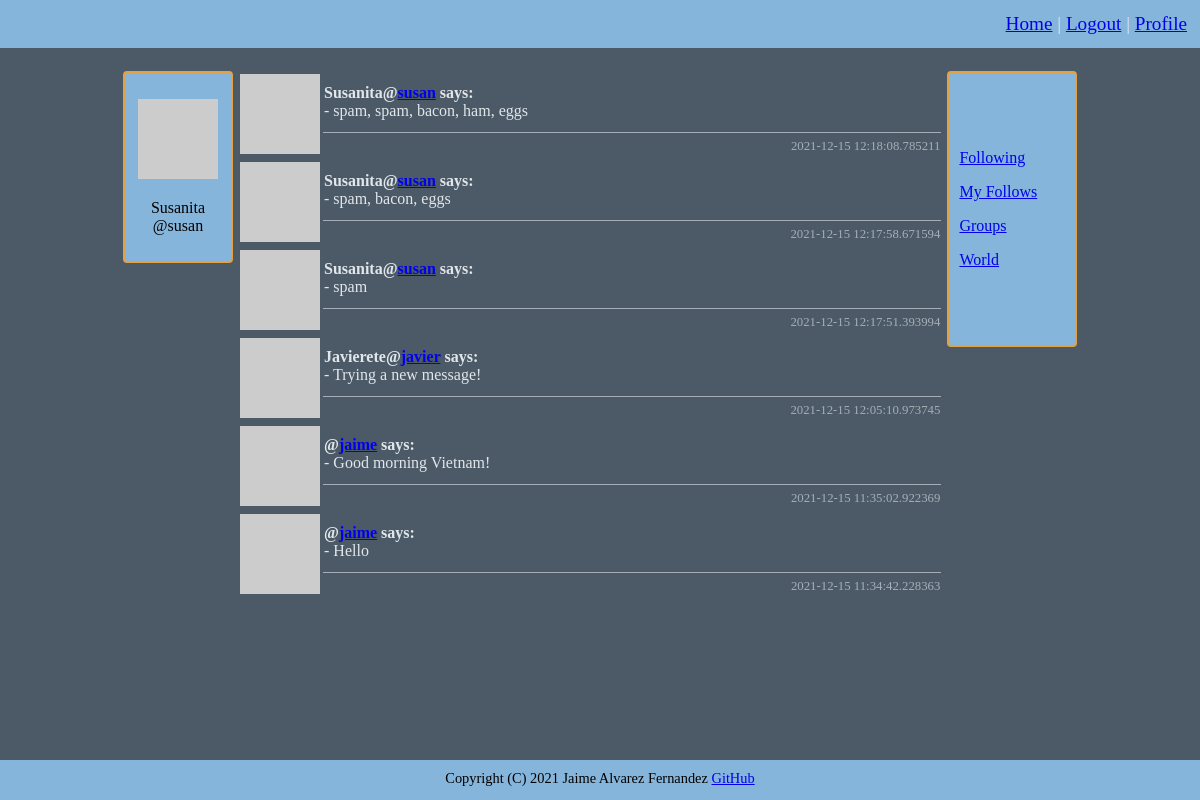
The page /follows (signed in) on the database its author committed.
### connect/models.py (models this page shows, shortened)
class User(UserMixin, db.Model):
    id = db.Column(db.Integer, primary_key=True)
    username = db.Column(db.String(64), index=True, unique=True)
    email = db.Column(db.String(120), index=True, unique=True)
    nickname = db.Column(db.String(64))
    password = db.Column(db.String(128))
    about_me = db.Column(db.String(140))
    location = db.Column(db.String(64))
    website = db.Column(db.String(120))
    last_seen = db.Column(db.DateTime, default=datetime.datetime.utcnow)
    posts = db.relationship('Posts', backref='author', lazy='dynamic')
    friends = db.relationship('Friends', backref='anchor', lazy='dynamic')
    followed = db.relationship('User',
                               secondary=followers,
                               primaryjoin=(followers.c.follower_id == id),
                               secondaryjoin=(followers.c.followed_id == id),
                               backref=db.backref('followers', lazy='dynamic'), lazy='dynamic')
    def avatar(self, size):
        digest = md5(self.email.lower().encode('utf-8')).hexdigest()
        return f'https://www.gravatar.com/avatar/{digest}?d=identicon&s={size}'
    def followed_posts(self):
        posts_from_followed = Posts.query.\
            join(followers, (followers.c.followed_id == Posts.user_id)).\
            filter(followers.c.follower_id == self.id)
        posts_from_me = Posts.query.filter_by(user_id=self.id)
        return posts_from_followed.union(posts_from_me).order_by(Posts.timestamp.desc())

class Posts(db.Model):
    id = db.Column(db.Integer, primary_key=True)
    body = db.Column(db.String(140))
    timestamp = db.Column(db.DateTime, index=True, default=datetime.datetime.utcnow)
    user_id = db.Column(db.Integer, db.ForeignKey('user.id'))

### connect/routing.py (the view)
@app.route('/follows')
@flask_login.login_required
def followed():
    posts = flask_login.current_user.followed_posts().all()
    return flask.render_template('follows.html', title='Follows', posts=posts)

### connect/models.py (called while the page is built)
@login.user_loader
def load_user(user_id):
    return User.query.get(int(user_id))

### connect/routing.py (called while the page is built)
@app.before_request
def before_request():
    if flask_login.current_user.is_authenticated:
        flask_login.current_user.last_seen = datetime.datetime.utcnow()
        db.session.commit()

### connect/templates/follows.html
{% extends "general_template.html" %}
{% block content %}
    {% include '_posts.html' %}
{% endblock %}

### connect/templates/general_template.html (shortened to what this page needs)
<!DOCTYPE html>
<html lang="en">
<head>
    <link href="{{ url_for('static', filename='css/style.css') }}" rel="stylesheet" type="text/css" />
</head>
<body>
<header>
    <table width="100%">
        <tr>
            <td>
            </td>
            <td>
                <nav id="global_links">
                <a href="{{ url_for('index') }}">Home</a> |
                {% if current_user.is_anonymous %}
                <a href="{{ url_for('login') }}">Login</a> |
                <a href="{{ url_for('sign_in') }}">Register</a>
                {% else %}
                <a href="{{ url_for('logout') }}">Logout</a> |
                <a href="{{ url_for('profile') }}">Profile</a>
                {% endif %}
                </nav>
            </td>
        </tr>
    </table>
</header>
<div id="main_table">
    <table border="0" width="100%">
        <tr>
            <td width="10%" valign="top">
                {% if current_user.is_authenticated %}
                <div id="left_side">
                    {% include '_profile.html' %}
                </div>
                {% endif %}
            </td>
            <td width="70%" align="center" valign="top">
                {% block content %}{% endblock %}
            </td>
            <td width="13%" valign="top">
                {% if current_user.is_authenticated %}
                <div id="right_side">
                    {% include '_links.html' %}
                </div>
                {% endif %}
            </td>
        </tr>
    </table>
</div>
<footer>
    Copyright (C) 2021 Jaime Alvarez Fernandez
    <a href="https://github.com/Jaime-alv">GitHub</a>
</footer>
</body>
</html>

### connect/templates/_profile.html (shortened to what this page needs)
{% if user and user != current_user %}
    <p>
        <img src="{{ user.avatar(128) }}">
    </p>
    <p>
        {% if user.nickname is not none %}
        {{ user.nickname }}<br>
        {% elif user.nickname == '' %}
        {% endif %}
        @{{ user.username }}
    </p>
    <p>
        {% if not current_user.is_following(user) %}
        <form method="post" action="{{ url_for('follow', username=user.username) }}">
            {{ e_form.hidden_tag() }}
            {{ e_form.submit(value='Follow') }}
        </form>
        {% else %}
        <form method="post" action="{{ url_for('unfollow', username=user.username) }}">
            {{ e_form.hidden_tag() }}
            {{ e_form.submit(value='Unfollow') }}
        </form>
        {% endif %}
    </p>
    <p class="justify_text">
        {% if user.about_me is not none %}
        {{ user.about_me }}
        {% elif user.about_me == '' %}
        {% endif %}
    </p>
    <p>
        {% if user.location is not none %}
        {{ user.location }}
        {% elif user.location == '' %}
        {% endif %}
    </p>
    <p>
        {% if user.website is not none %}
        <a href="{{ user.website }}">{{ user.website }}</a>
        {% elif user.website == '' %}
        {% endif %}
    </p>
{% else %}
    <p>
        <img src="{{ current_user.avatar(128) }}">
    </p>
    <p>
        {% if current_user.nickname is not none %}
        {{ current_user.nickname }}<br>
        {% endif %}
        @{{ current_user.username }}
    </p>
{% endif %}

### connect/templates/_posts.html
<table width="100%">
    {% for post in posts %}
    <tr>
        <td width="50" rowspan="2" valign="top"><img src="{{ post.author.avatar(50) }}"></td>
        <td>
            <span class="bold">
                {% if post.author.nickname %}{{ post.author.nickname }}{% endif %}@<a href="{{ url_for('user_messages', username=post.author.username) }}">{{ post.author.username }}</a>
            says:<br></span>
            - {{ post.body }}
        </td>
    </tr>
    <tr>
        <td class="time bottom_line">{{ post.timestamp }}</td>
    </tr>
    {% endfor %}
</table>

### connect/templates/_links.html
<nav class="justify_text" style="padding:10px;">
    <p>
        <a href="{{ url_for('following') }}">Following</a>
    </p>
    <p>
        <a href="{{ url_for('followed') }}">My Follows</a>
    </p>
    <p>
        <a href="groups">Groups</a>
    </p>
    <p>
        <a href="messages">World</a>
    </p>
</nav>

### connect/static/css/style.css (style rules this page uses)
body { font-family: Verdana; background: #4b5a66; color: #e1e6eb; min-height: 100vh; margin: 0; }
footer { min-height:20px; background:PapayaWhip; color: black; font-size:90%; text-align:center; padding:10px; background: #86b5db; }
header { font-size: 120%; background: #86b5db; padding:10px; }
#global_links { text-align:right; padding: 0px; }
#main_table { margin: 20px 10% 0px 10%; }
#right_side { margin: 0px 0px 0px 0%; align: right; font-size: 100%; text-align: center; border: 2px solid #e3a144; border-radius: 4px; background: #86b5db; padding: 50px 0px 50px 0px; }
#left_side { border: 2px solid #e3a144; text-align: center; border-radius: 4px; background: #86b5db; color: black; padding: 10px; }
.bottom_line { border: solid; border-width: 1px 0 0px 0; }
.justify_text { text-align: justify; text-justify: inter-word; }
.bold { font-weight: bold; }
.time { font-size:80%; text-align: right; opacity: 0.6; }
body { display:flex; flex-direction:column; }
footer { margin-top:auto; }

### rows shown on the page
User: nickname "Susanita", username "susan"
Posts: author.nickname "Susanita", author.username "susan", body "spam, spam, bacon, ham, eggs", timestamp "2021-12-15 12:18:08.785211"
Posts: author.nickname "Susanita", author.username "susan", body "spam, bacon, eggs", timestamp "2021-12-15 12:17:58.671594"
Posts: author.nickname "Susanita", author.username "susan", body "spam", timestamp "2021-12-15 12:17:51.393994"
Posts: author.nickname "Javierete", author.username "javier", body "Trying a new message!", timestamp "2021-12-15 12:05:10.973745"
Posts: author.username "jaime", body "Good morning Vietnam!", timestamp "2021-12-15 11:35:02.922369"
Posts: author.username "jaime", body "Hello", timestamp "2021-12-15 11:34:42.228363"
